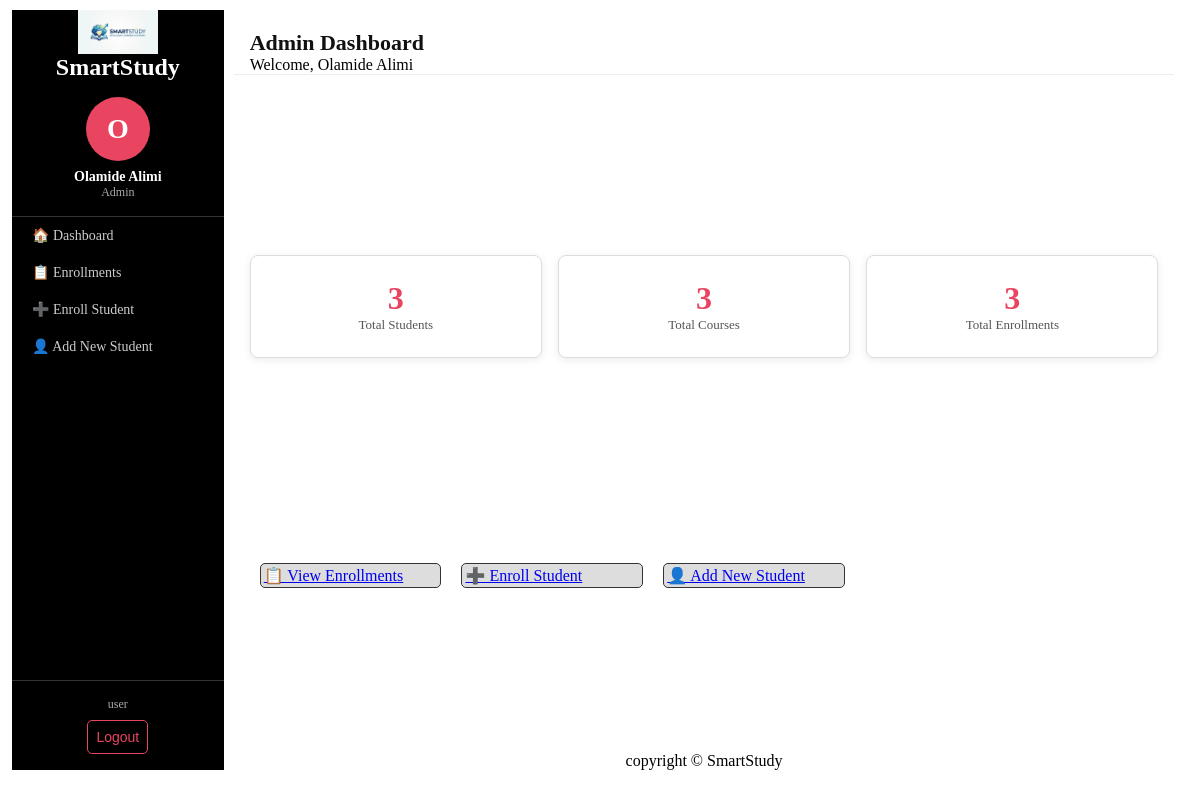
Page /dashboard/admin/ (signed in) on the committed database.
### portal/models.py (models this page shows, shortened)
class CustomUser(AbstractUser):
    ROLE_CHOICE = [
        ('student', 'Student'),
        ('parent', 'Parent'),
        ('staff', 'Staff'),
        ('Admin', 'Admin'),
    ]
    role = models.CharField(max_length=10, choices=ROLE_CHOICE)
    phone = models.CharField(max_length=20, blank=True)
    image = models.ImageField(upload_to='students/', blank=True, null=True)
    class_name = models.CharField(max_length=20, blank=True)
    children = models.ManyToManyField('self', blank=True,)
    @property
    def is_student(self):
        return self.role == 'student'
    @property
    def is_staff_member(self):
        return self.role == 'staff'
    @property
    def is_admin(self):
        return self.role == 'admin'

### account/views.py (the view)
        @login_required(login_url='login')
        def wrapped(request, *args, **kwargs):
            if request.user.role != role:
                return redirect('dashboard')
            return view_func(request, *args, **kwargs)

### account/views.py (called while the page is built)
def role_required(role):
    def decorator(view_func):
        @login_required(login_url='login')
        def wrapped(request, *args, **kwargs):
            if request.user.role != role:
                return redirect('dashboard')
            return view_func(request, *args, **kwargs)
        return wrapped
    return decorator

@role_required('admin')
def admin_dashboard(request):
    total_students   = CustomUser.objects.filter(role='student').count()
    total_courses    = Course.objects.count()
    total_enrollments = Enrollment.objects.count()
    return render(request, 'account/admin_dashboard.html', {
        'total_students':    total_students,
        'total_courses':     total_courses,
        'total_enrollments': total_enrollments,
    })

### templates/account/admin_dashboard.html (shortened to what this page needs)
{% extends 'base.html' %}
{% block content %}
<div class="page-header">
    <h1>Admin Dashboard</h1>
    <p>Welcome, {{ request.user.get_full_name }}</p>
</div>
<div class="stats">
    <div class="stat-card">
        <h3>{{ total_students }}</h3>
        <p>Total Students</p>
    </div>
    <div class="stat-card">
        <h3>{{ total_courses }}</h3>
        <p>Total Courses</p>
    </div>
    <div class="stat-card">
        <h3>{{ total_enrollments }}</h3>
        <p>Total Enrollments</p>
    </div>
</div>
<div style="padding:16px; display:flex; gap:10px; flex-wrap:wrap;">
    <a href="{% url 'admin_enrollments' %}" class="btn">📋 View Enrollments</a>
    <a href="{% url 'admin_enroll_student' %}" class="btn">➕ Enroll Student</a>
    <a href="{% url 'admin_add_student' %}" class="btn">👤 Add New Student</a>
</div>
{% endblock %}

### templates/base.html (shortened to what this page needs)
{% load static %}
<!DOCTYPE html>
<html lang="en">
<head>
    <link rel='stylesheet' href="{% static 'css/main.css' %}">
</head>
<body>
    <nav>
        <a href="/" class="logo">
            <img src="{% static 'image/logo.png' %}" alt="SmartStudy Logo">
        </a>
        <h2>SmartStudy</h2>
        {% if request.user.is_authenticated %}
            <div class="sidebar-profile">
                {% if request.user.image %}
                    <img src="{{ request.user.image.url }}" alt="Profile Photo" class="profile-img">
                {% else %}
                    <div class="avatar-placeholder">{{ request.user.get_full_name|first }}</div>
                {% endif %}
                <p class="sidebar-name">{{ request.user.get_full_name }}</p>
                <p class="sidebar-role">{{ request.user.role|capfirst }}</p>
            </div>
            <div class="nav-links">
                {% if request.user.is_student %}
                    <a href="{% url 'student_dashboard' %}">🏠 Dashboard</a>
                    <a href="{% url 'student_courses' %}">📚 Courses</a>
                    <a href="{% url 'student_assignments' %}">📝 Assignments</a>
                    <a href="{% url 'student_profile' %}">👤 Profile</a>
                {% elif request.user.is_admin %}
                    <a href="{% url 'admin_dashboard' %}">🏠 Dashboard</a>
                    <a href="{% url 'admin_enrollments' %}">📋 Enrollments</a>
                    <a href="{% url 'admin_enroll_student' %}">➕ Enroll Student</a>
                    <a href="{% url 'admin_add_student' %}">👤 Add New Student</a>
                {% endif %}
            </div>
            <div class="sidebar-footer">
                <span class="sidebar-username">{{ request.user.username }}</span>
                <form action="{% url 'logout' %}" method="post">
                    <button type="submit" class="logout-btn">Logout</button>
                </form>
            </div>
        {% endif %}
    </nav>
    <main>
        {% block content %}
        {% endblock %}
        <footer>
            <p>copyright &copy; SmartStudy</p>
        </footer>
    </main>
</body>
</html>

### static/css/main.css (style rules this page uses)
* { margin: 0; padding: 0; box-sizing: border-box; }
body { width: 98%; margin:10px auto; display: flex; gap: 10px; justify-content: start; align-items: start; }
nav { background-color: black; width: 18%; height: 95vh; display: flex; flex-direction: column; align-items: center; justify-content: start; color: white; }
.logo img { max-width: 80px; height: auto; display: flex; justify-content: start; }
.topNav,.navRight,.nav-links { display: flex; align-items: center; flex-direction: column; width: 100%; color: white; }
.sidebar-profile { display: flex; flex-direction: column; align-items: center; padding: 16px 0; border-bottom: 1px solid #333; width: 100%; }
.avatar-placeholder { width: 64px; height: 64px; border-radius: 50%; background-color: #e94560; color: white; font-size: 28px; font-weight: bold; display: flex; align-items: center; justify-content: center; margin-bottom: 8px; }
.sidebar-name { color: white; font-weight: 600; font-size: 14px; text-align: center; }
.sidebar-role { color: #aaa; font-size: 12px; }
.nav-links a { display: block; width: 100%; padding: 10px 20px; color: #ccc; text-decoration: none; font-size: 14px; transition: background 0.2s, color 0.2s; }
.sidebar-footer { margin-top: auto; width: 100%; padding: 16px; border-top: 1px solid #333; display: flex; flex-direction: column; align-items: center; gap: 8px; }
.sidebar-username { color: #aaa; font-size: 12px; }
.logout-btn { width: 100%; padding: 8px; background-color: transparent; color: #e94560; border: 1px solid #e94560; border-radius: 5px; cursor: pointer; font-size: 14px; transition: background 0.2s, color 0.2s; }
.stats { display: flex; gap: 16px; padding: 16px; flex-wrap: wrap; }
.stat-card { background: white; border-radius: 8px; padding: 20px; flex: 1; min-width: 140px; text-align: center; box-shadow: 0 2px 8px rgba(0,0,0,0.08); border: 1px solid #ddd; }
.stat-card h3 { font-size: 2rem; color: #e94560; margin-bottom: 4px; }
.stat-card p { color: #555; font-size: 13px; }
.page-header { padding: 20px 16px 0; border-bottom: 1px solid #eee; margin-bottom: 16px; }
.page-header h1 { font-size: 22px; color: #111; }
main { width: 80%; height: 95vh; display: flex; flex-direction: column; justify-content: space-between; }
footer { display: flex; margin-inline: auto; align-items: center; }
.btn { background-color: #ddd; width: 20%; margin-left: 10px; border: 1px solid #333; padding: 2px 3px; border-radius: 5px; }
.stats { display: flex; gap: 16px; margin-bottom: 24px; }
.stat-card { background: white; border-radius: 8px; padding: 24px; flex: 1; text-align: center; box-shadow: 0 2px 8px rgba(0,0,0,0.08); }
.stat-card h3 { font-size: 2rem; color: #e94560; margin: 0; }

### rows in the picture
CustomUser: user.get_full_name|first "O", user.get_full_name "Olamide Alimi", user.role "Admin", user.username "user"

### other values in the picture
{{ total_students }} "3"
{{ total_courses }} "3"
{{ total_enrollments }} "3"
